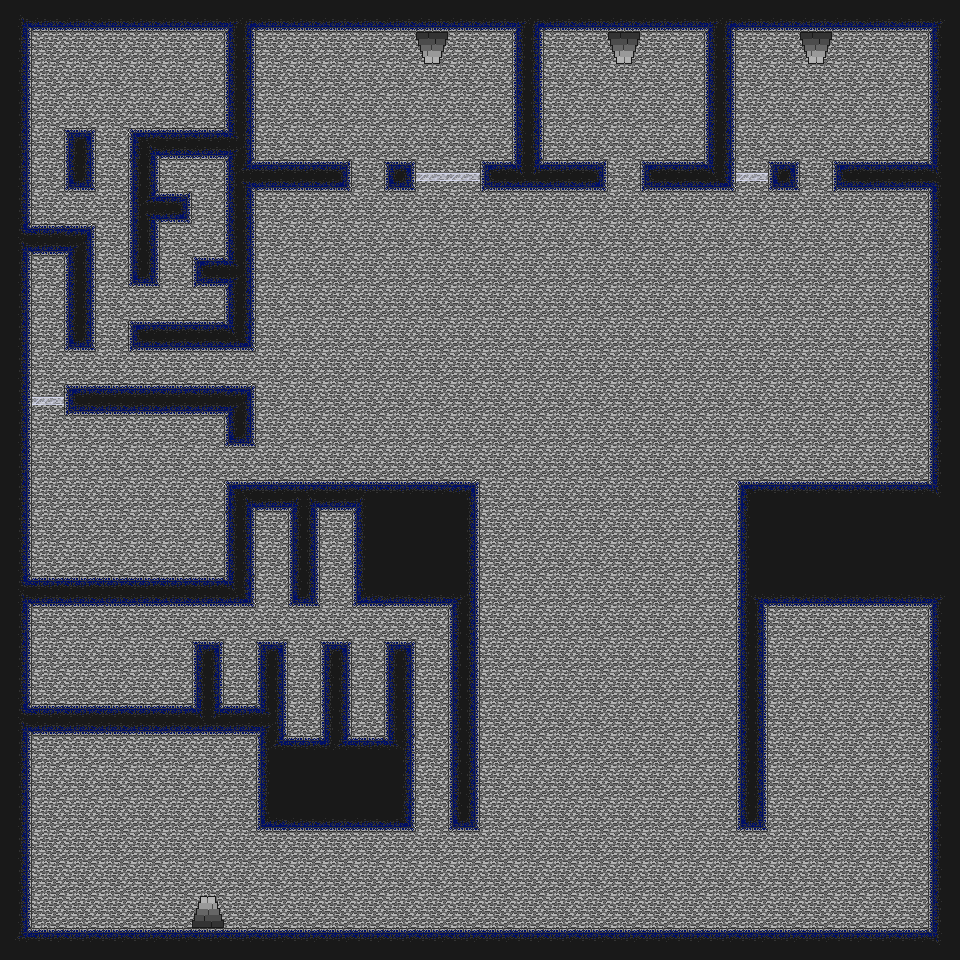

The image is a tile-based game level rendered from a .tmx file. Its description and source (layers, tilesets, objects; grid data summarised) follow:
An orthogonal 30x30 tile map with 32x32 px tiles, 3 tile layers (Background, ObjectOverlay, Collision), 2 tilesets and 50 objects (12x SlowDemon, 10x Demon, 6x Torch, 4x Spawn, 4x Stairs, ...).

<map version="1.0" orientation="orthogonal" width="30" height="30" tilewidth="32" tileheight="32">
 <properties>
  <property name="Description" value="level 3" />
 </properties>
 <tileset firstgid="1" name="Collision" tilewidth="32" tileheight="32">
  <image source="../tileset/tileset.png" width="160" height="320" />
  <tile id="3">
   <properties>
    <property name="Clear" value="" />
   </properties>
  </tile>
 </tileset>
 <tileset firstgid="51" name="Object" tilewidth="32" tileheight="32">
  <image source="../tileset/ObjectTiles.png" width="160" height="320" />
  <tile id="0">
   <properties>
    <property name="type" value="spawn" />
   </properties>
  </tile>
 </tileset>
 <layer name="Background" width="30" height="30">
  <data>[900 cells, 900 non-empty, 1 distinct tile ids]</data>
 </layer>
 <layer name="ObjectOverlay" width="30" height="30">
  <data>[900 cells, 4 non-empty, 2 distinct tile ids]</data>
 </layer>
 <layer name="Collision" width="30" height="30">
  <data>[900 cells, 283 non-empty, 38 distinct tile ids]</data>
 </layer>
 <objectgroup name="Object Layer 1">
  <object name="FromDebug2_5" type="Spawn" gid="52" x="192" y="896" width="32" height="32" />
  <object name="redkey" type="Key" gid="53" x="160" y="64" width="32" height="32">
   <properties>
    <property name="Description" value="a red key" />
    <property name="Door" value="Door3" />
    <property name="Red" value="255" />
   </properties>
  </object>
  <object type="Demon" gid="54" x="96" y="160" width="32" height="32" />
  <object type="Torch" gid="55" x="32" y="64" width="32" height="32" />
  <object name="StairsToDebug2_5" type="Stairs" gid="56" x="192" y="928" width="32" height="32">
   <properties>
    <property name="NextLevel" value="Debug2.tmx" />
    <property name="NextSpawn" value="FromDebug3_1" />
   </properties>
  </object>
  <object type="Torch" gid="55" x="64" y="768" width="32" height="32" />
  <object type="Soul" gid="58" x="64" y="672" width="32" height="32" />
  <object type="Torch" gid="55" x="416" y="640" width="32" height="32" />
  <object type="SlowDemon" gid="54" x="64" y="832" width="32" height="32" />
  <object type="SlowDemon" gid="54" x="122" y="768" width="32" height="32" />
  <object type="SlowDemon" gid="54" x="206" y="785" width="32" height="32" />
  <object type="SlowDemon" gid="54" x="224" y="704" width="32" height="32" />
  <object type="SlowDemon" gid="54" x="109" y="699" width="32" height="32" rotation="31.939" />
  <object type="Demon" gid="1073741878" x="320" y="544" width="32" height="32" />
  <object type="Demon" gid="54" x="352" y="736" width="32" height="32" />
  <object type="Demon" gid="1073741878" x="256" y="544" width="32" height="32" />
  <object type="Demon" gid="54" x="288" y="736" width="32" height="32" />
  <object type="Demon" gid="1073741878" x="784" y="658" width="32" height="32" />
  <object gid="51" x="800" y="672" />
  <object type="Demon" gid="1073741878" x="857" y="655" width="32" height="32" />
  <object type="Demon" gid="54" x="439" y="306" width="32" height="32" />
  <object type="SlowDemon" gid="54" x="517" y="224" width="32" height="32" />
  <object type="SlowDemon" gid="54" x="631" y="267" width="32" height="32" />
  <object type="SlowDemon" gid="54" x="704" y="416" width="32" height="32" />
  <object type="SlowDemon" gid="54" x="424" y="433" width="32" height="32" />
  <object type="Torch" gid="55" x="576" y="448" width="32" height="32" />
  <object name="Door4" type="Door" gid="57" x="800" y="192" width="32" height="32">
   <properties>
    <property name="Description" value="a blue key" />
   </properties>
  </object>
  <object name="StairsToDebug4_1" type="Stairs" gid="56" x="800" y="64" width="32" height="32">
   <properties>
    <property name="NextLevel" value="Debug4.tmx" />
    <property name="NextSpawn" value="FromDebug3_2" />
   </properties>
  </object>
  <object name="FromDebug4_1" type="Spawn" gid="52" x="800" y="96" width="32" height="32" />
  <object type="Potion" gid="59" x="896" y="640" width="32" height="32">
   <properties>
    <property name="Recovery" value="40" />
   </properties>
  </object>
  <object name="Door5" type="Door" gid="57" x="256" y="480" width="32" height="32" rotation="270.94">
   <properties>
    <property name="Description" value="a green key" />
   </properties>
  </object>
  <object type="Soul" gid="58" x="64" y="480" width="32" height="32" />
  <object type="SlowDemon" gid="54" x="160" y="512" width="32" height="32" rotation="-308.81" />
  <object type="Demon" gid="54" x="183" y="561" width="32" height="32" />
  <object type="SlowDemon" gid="54" x="160" y="448" width="32" height="32" rotation="-261.38" />
  <object type="Potion" gid="59" x="64" y="544" width="32" height="32">
   <properties>
    <property name="Recovery" value="100" />
   </properties>
  </object>
  <object name="whitekey" type="Key" gid="53" x="32" y="512" width="32" height="32">
   <properties>
    <property name="Blue" value="255" />
    <property name="Description" value="a white key" />
    <property name="Door" value="Door6" />
    <property name="Green" value="255" />
    <property name="Red" value="255" />
   </properties>
  </object>
  <object type="Demon" gid="1073741878" x="32" y="288" width="32" height="32" />
  <object type="SlowDemon" gid="54" x="192" y="320" width="32" height="32" rotation="-90" />
  <object type="Torch" gid="55" x="96" y="512" width="32" height="32" />
  <object type="Fuel" gid="60" x="160" y="192" width="32" height="32">
   <properties>
    <property name="Recovery" value="40" />
   </properties>
  </object>
  <object type="Fuel" gid="60" x="32" y="576" width="32" height="32">
   <properties>
    <property name="Recovery" value="100" />
   </properties>
  </object>
  <object name="Door8" type="Door" gid="57" x="352" y="192" width="32" height="32">
   <properties>
    <property name="Description" value="a black key" />
   </properties>
  </object>
  <object name="StairsToDebug6_1" type="Stairs" gid="61" x="608" y="64" width="32" height="32">
   <properties>
    <property name="NextLevel" value="Debug6.tmx" />
    <property name="NextSpawn" value="FromDebug3_3" />
   </properties>
  </object>
  <object name="FromDebug6_1" type="Spawn" gid="52" x="608" y="96" width="32" height="32" />
  <object name="StairsToDebug6_2" type="Stairs" gid="61" x="416" y="64" width="32" height="32">
   <properties>
    <property name="NextLevel" value="Debug6.tmx" />
    <property name="NextSpawn" value="FromDebug3_4" />
   </properties>
  </object>
  <object name="FromDebug6_2" type="Spawn" gid="52" x="416" y="96" width="32" height="32" />
  <object type="Potion" gid="59" x="288" y="64" width="32" height="32">
   <properties>
    <property name="Recovery" value="75" />
   </properties>
  </object>
  <object type="Torch" gid="55" x="320" y="128" width="32" height="32" />
  <object type="Potion" gid="59" x="896" y="480" width="32" height="32">
   <properties>
    <property name="Recovery" value="25" />
   </properties>
  </object>
 </objectgroup>
</map>
